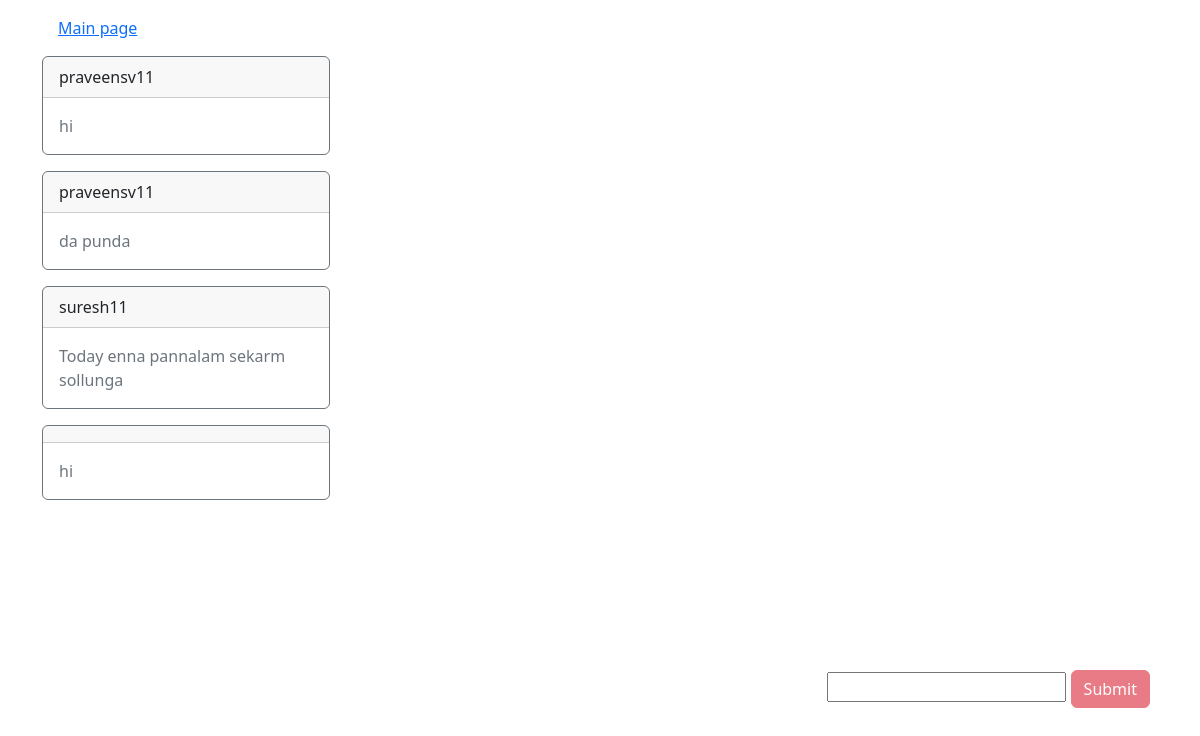
The app's page /community/ (signed in), older data.
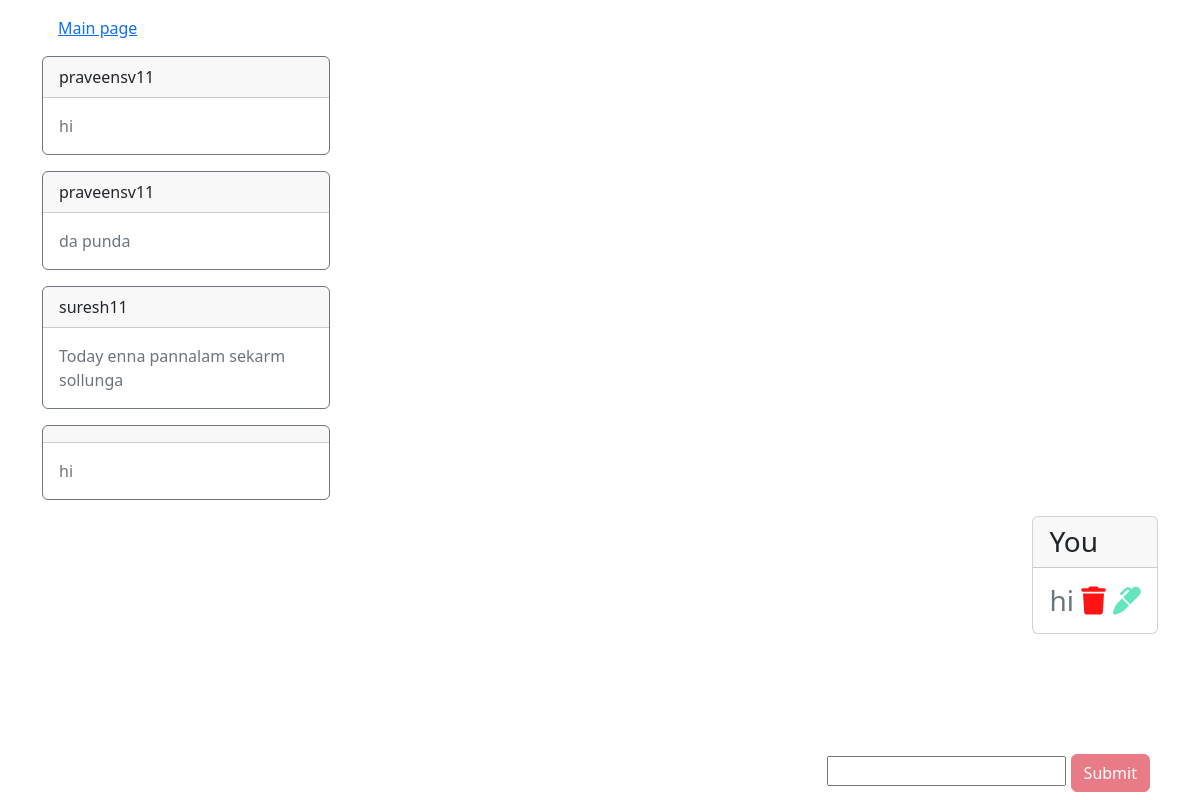
The same page, newer data.
### event_app/models.py (models this page shows, shortened)
class Chat(models.Model):
    name = models.CharField(max_length=64, default="")
    chat = models.CharField(max_length=10000, default="")

### event_app/views.py (the view)
# urls.py: path('community/', views.community, name="community"),
def community(request):
    username = request.user.username
    allchat = Chat.objects.all()
    if request.method == "POST":
        chat_text = request.POST.get("chat", "")
        obj = Chat(name=username, chat=chat_text)
        obj.save()
        return redirect('event:community')
    return render(request, 'event/community.html', {
        "allchat" : allchat,
        "username" : username,
    })

### event_app/templates/event/community.html (shortened to what this page needs)
{% extends "event/base.html" %}
{% block head %}
    {% load static %}
{% endblock  %}
{% block body %}
    {% if user.is_authenticated %}
        <div class="container" style="height:100vh; display:flex; flex-direction:column;">
            <a href="{% url 'event:home' %}" class="m-3">Main page</a>
            {% for chat in allchat %}
                {% if chat.name == username %}
                    <h3 class="d-flex justify-content-end">
                        <div class="card mb-3" style="max-width: 100rem;">
                            <div class="card-header">You</div>
                            <div class="card-body text-secondary">
                                <p class="card-text">{{ chat.chat }}
                                    <a href="{% url 'event:delete_chat' chat.id %}"><i class="fa-solid fa-trash" style="color: #ff1414;"></i></a>
                                    <a href="{% url 'event:update_chat' chat.id %}"><i class="fa-solid fa-marker" style="color: #63E6BE;"></i></a>
                                </p>
                            </div>
                        </div>
                    </h3>
                {% else %}
                    <div class="card border-secondary mb-3" style="max-width: 18rem;">
                        <div class="card-header">{{ chat.name }}</div>
                        <div class="card-body text-secondary">
                        <p class="card-text">{{ chat.chat }}</p>
                        </div>
                    </div>
                {% endif %}
            {% empty %}
                <h1>Start the conversation</h1>
            {% endfor %}
            <div class="d-flex align-items-end flex-column" style="height: 200px; flex:flex-end;">
                <form action="{% url 'event:community' %}" method="POST" autocomplete="off" class="mt-auto p-2">
                    <input type="text" name="chat" id="noempty">
                    <input type="submit" class="btn btn-danger" id="submit">
                </form>
            </div>
        </div>
    {% endif %}
{% endblock %}

### event_app/templates/event/base.html (shortened to what this page needs)
<!DOCTYPE html>
<html>
    <head>
        <link href="https://cdn.jsdelivr.net/npm/bootstrap@5.3.3/dist/css/bootstrap.min.css" rel="stylesheet">
        <link rel="stylesheet" href="https://cdnjs.cloudflare.com/ajax/libs/font-awesome/6.5.1/css/all.min.css" />
    </head>
    <body>
        <div>
        {% block body %}
        {% endblock  %}
        </div>
    </body>
</html>

Row changes from the older to the newer data that the page shows:
added Chat: chat "hi"
